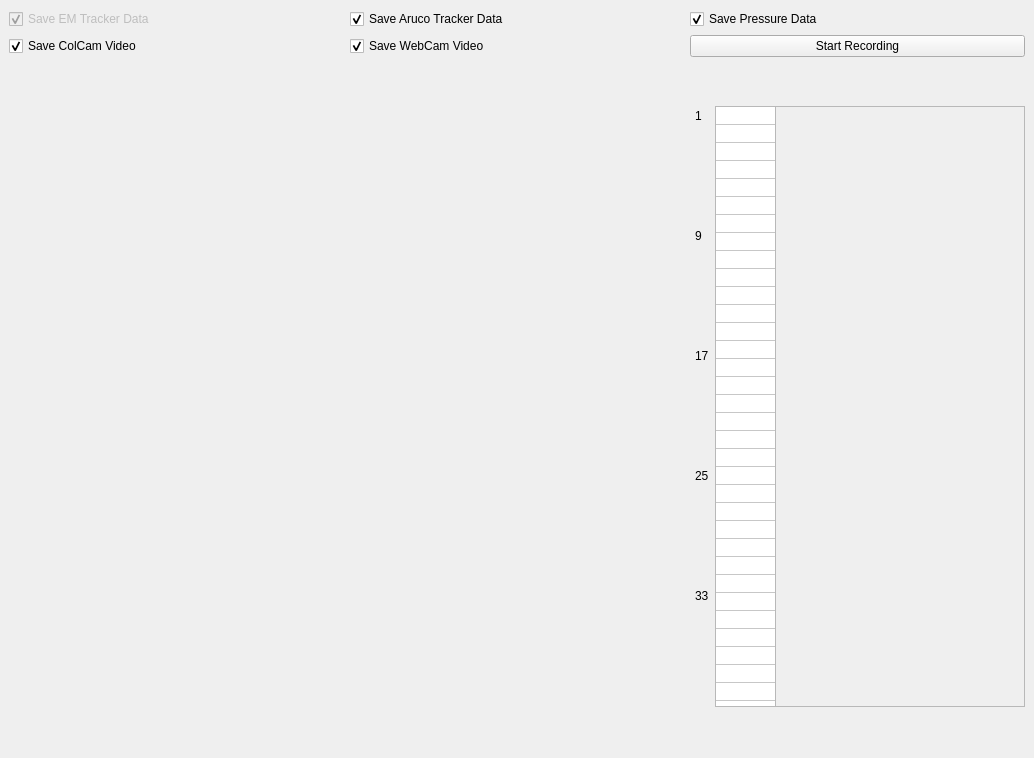
<?xml version="1.0" encoding="UTF-8"?>
<ui version="4.0">
 <class>MainWindow</class>
 <widget class="QMainWindow" name="MainWindow">
  <property name="geometry">
   <rect>
    <x>0</x>
    <y>0</y>
    <width>1034</width>
    <height>758</height>
   </rect>
  </property>
  <property name="sizePolicy">
   <sizepolicy hsizetype="Preferred" vsizetype="Preferred">
    <horstretch>0</horstretch>
    <verstretch>0</verstretch>
   </sizepolicy>
  </property>
  <property name="minimumSize">
   <size>
    <width>800</width>
    <height>700</height>
   </size>
  </property>
  <property name="maximumSize">
   <size>
    <width>25000</width>
    <height>25000</height>
   </size>
  </property>
  <property name="windowTitle">
   <string>Colonoscopy Trainer - CSTAR</string>
  </property>
  <widget class="QWidget" name="centralwidget">
   <property name="enabled">
    <bool>true</bool>
   </property>
   <property name="sizePolicy">
    <sizepolicy hsizetype="Expanding" vsizetype="Expanding">
     <horstretch>0</horstretch>
     <verstretch>0</verstretch>
    </sizepolicy>
   </property>
   <property name="minimumSize">
    <size>
     <width>800</width>
     <height>600</height>
    </size>
   </property>
   <layout class="QVBoxLayout" name="verticalLayout_2" stretch="0,1">
    <item>
     <layout class="QGridLayout" name="gridLayout">
      <item row="1" column="1">
       <widget class="QCheckBox" name="webCamCheckBox">
        <property name="sizePolicy">
         <sizepolicy hsizetype="Expanding" vsizetype="Fixed">
          <horstretch>0</horstretch>
          <verstretch>0</verstretch>
         </sizepolicy>
        </property>
        <property name="text">
         <string>Save WebCam Video</string>
        </property>
        <property name="checked">
         <bool>true</bool>
        </property>
       </widget>
      </item>
      <item row="1" column="2">
       <widget class="QPushButton" name="recordButton">
        <property name="sizePolicy">
         <sizepolicy hsizetype="MinimumExpanding" vsizetype="Fixed">
          <horstretch>0</horstretch>
          <verstretch>1</verstretch>
         </sizepolicy>
        </property>
        <property name="text">
         <string>Start Recording</string>
        </property>
       </widget>
      </item>
      <item row="0" column="2">
       <widget class="QCheckBox" name="pressureCheckBox">
        <property name="sizePolicy">
         <sizepolicy hsizetype="Expanding" vsizetype="Fixed">
          <horstretch>0</horstretch>
          <verstretch>0</verstretch>
         </sizepolicy>
        </property>
        <property name="text">
         <string>Save Pressure Data</string>
        </property>
        <property name="checked">
         <bool>true</bool>
        </property>
       </widget>
      </item>
      <item row="1" column="0">
       <widget class="QCheckBox" name="colCamCheckBox">
        <property name="sizePolicy">
         <sizepolicy hsizetype="Expanding" vsizetype="Fixed">
          <horstretch>0</horstretch>
          <verstretch>0</verstretch>
         </sizepolicy>
        </property>
        <property name="text">
         <string>Save ColCam Video</string>
        </property>
        <property name="checked">
         <bool>true</bool>
        </property>
       </widget>
      </item>
      <item row="0" column="1">
       <widget class="QCheckBox" name="arucoCheckBox">
        <property name="sizePolicy">
         <sizepolicy hsizetype="Expanding" vsizetype="Fixed">
          <horstretch>0</horstretch>
          <verstretch>0</verstretch>
         </sizepolicy>
        </property>
        <property name="text">
         <string>Save Aruco Tracker Data</string>
        </property>
        <property name="checked">
         <bool>true</bool>
        </property>
       </widget>
      </item>
      <item row="0" column="0">
       <widget class="QCheckBox" name="emCheckBox">
        <property name="enabled">
         <bool>false</bool>
        </property>
        <property name="sizePolicy">
         <sizepolicy hsizetype="Expanding" vsizetype="Fixed">
          <horstretch>0</horstretch>
          <verstretch>0</verstretch>
         </sizepolicy>
        </property>
        <property name="text">
         <string>Save EM Tracker Data</string>
        </property>
        <property name="checked">
         <bool>true</bool>
        </property>
       </widget>
      </item>
     </layout>
    </item>
    <item>
     <layout class="QHBoxLayout" name="horizontalLayout1">
      <property name="spacing">
       <number>0</number>
      </property>
      <item>
       <layout class="QVBoxLayout" name="verticalLayout">
        <property name="spacing">
         <number>10</number>
        </property>
        <item>
         <layout class="QHBoxLayout" name="horizontalLayout2">
          <property name="spacing">
           <number>10</number>
          </property>
          <item>
           <widget class="QCustomPlot" name="customPlot" native="true">
            <property name="sizePolicy">
             <sizepolicy hsizetype="Expanding" vsizetype="Expanding">
              <horstretch>0</horstretch>
              <verstretch>0</verstretch>
             </sizepolicy>
            </property>
            <property name="maximumSize">
             <size>
              <width>600</width>
              <height>800</height>
             </size>
            </property>
           </widget>
          </item>
          <item>
           <widget class="QLabel" name="webCamWidget">
            <property name="sizePolicy">
             <sizepolicy hsizetype="Expanding" vsizetype="Expanding">
              <horstretch>0</horstretch>
              <verstretch>0</verstretch>
             </sizepolicy>
            </property>
            <property name="minimumSize">
             <size>
              <width>0</width>
              <height>0</height>
             </size>
            </property>
            <property name="maximumSize">
             <size>
              <width>16777215</width>
              <height>16777215</height>
             </size>
            </property>
            <property name="text">
             <string/>
            </property>
           </widget>
          </item>
         </layout>
        </item>
        <item>
         <widget class="QLabel" name="colCamWidget">
          <property name="sizePolicy">
           <sizepolicy hsizetype="Expanding" vsizetype="Expanding">
            <horstretch>0</horstretch>
            <verstretch>0</verstretch>
           </sizepolicy>
          </property>
          <property name="text">
           <string/>
          </property>
         </widget>
        </item>
       </layout>
      </item>
      <item>
       <widget class="QWidget" name="widget" native="true">
        <property name="sizePolicy">
         <sizepolicy hsizetype="Fixed" vsizetype="Fixed">
          <horstretch>0</horstretch>
          <verstretch>0</verstretch>
         </sizepolicy>
        </property>
        <property name="minimumSize">
         <size>
          <width>340</width>
          <height>620</height>
         </size>
        </property>
        <property name="maximumSize">
         <size>
          <width>340</width>
          <height>620</height>
         </size>
        </property>
        <widget class="QFrame" name="framePressure">
         <property name="geometry">
          <rect>
           <x>90</x>
           <y>10</y>
           <width>250</width>
           <height>601</height>
          </rect>
         </property>
         <property name="sizePolicy">
          <sizepolicy hsizetype="Preferred" vsizetype="Preferred">
           <horstretch>0</horstretch>
           <verstretch>0</verstretch>
          </sizepolicy>
         </property>
         <property name="frameShape">
          <enum>QFrame::StyledPanel</enum>
         </property>
         <property name="frameShadow">
          <enum>QFrame::Sunken</enum>
         </property>
        </widget>
        <widget class="QTableWidget" name="tableRaw">
         <property name="enabled">
          <bool>true</bool>
         </property>
         <property name="geometry">
          <rect>
           <x>30</x>
           <y>10</y>
           <width>61</width>
           <height>601</height>
          </rect>
         </property>
         <property name="font">
          <font>
           <weight>50</weight>
           <bold>false</bold>
          </font>
         </property>
         <property name="verticalScrollBarPolicy">
          <enum>Qt::ScrollBarAlwaysOff</enum>
         </property>
         <property name="horizontalScrollBarPolicy">
          <enum>Qt::ScrollBarAlwaysOff</enum>
         </property>
         <property name="autoScroll">
          <bool>false</bool>
         </property>
         <property name="tabKeyNavigation">
          <bool>false</bool>
         </property>
         <property name="showDropIndicator" stdset="0">
          <bool>false</bool>
         </property>
         <property name="dragDropOverwriteMode">
          <bool>false</bool>
         </property>
         <property name="wordWrap">
          <bool>false</bool>
         </property>
         <property name="cornerButtonEnabled">
          <bool>false</bool>
         </property>
         <property name="rowCount">
          <number>40</number>
         </property>
         <property name="columnCount">
          <number>1</number>
         </property>
         <attribute name="horizontalHeaderVisible">
          <bool>false</bool>
         </attribute>
         <attribute name="horizontalHeaderMinimumSectionSize">
          <number>60</number>
         </attribute>
         <attribute name="horizontalHeaderDefaultSectionSize">
          <number>60</number>
         </attribute>
         <attribute name="verticalHeaderVisible">
          <bool>false</bool>
         </attribute>
         <attribute name="verticalHeaderMinimumSectionSize">
          <number>15</number>
         </attribute>
         <attribute name="verticalHeaderDefaultSectionSize">
          <number>15</number>
         </attribute>
         <row/>
         <row/>
         <row/>
         <row/>
         <row/>
         <row/>
         <row/>
         <row/>
         <row/>
         <row/>
         <row/>
         <row/>
         <row/>
         <row/>
         <row/>
         <row/>
         <row/>
         <row/>
         <row/>
         <row/>
         <row/>
         <row/>
         <row/>
         <row/>
         <row/>
         <row/>
         <row/>
         <row/>
         <row/>
         <row/>
         <row/>
         <row/>
         <row/>
         <row/>
         <row/>
         <row/>
         <row/>
         <row/>
         <row/>
         <row/>
         <column/>
        </widget>
        <widget class="QLabel" name="el1">
         <property name="geometry">
          <rect>
           <x>10</x>
           <y>10</y>
           <width>16</width>
           <height>20</height>
          </rect>
         </property>
         <property name="text">
          <string>1</string>
         </property>
        </widget>
        <widget class="QLabel" name="el9">
         <property name="geometry">
          <rect>
           <x>10</x>
           <y>130</y>
           <width>16</width>
           <height>20</height>
          </rect>
         </property>
         <property name="text">
          <string>9</string>
         </property>
        </widget>
        <widget class="QLabel" name="el17">
         <property name="geometry">
          <rect>
           <x>10</x>
           <y>250</y>
           <width>16</width>
           <height>20</height>
          </rect>
         </property>
         <property name="text">
          <string>17</string>
         </property>
        </widget>
        <widget class="QLabel" name="el33">
         <property name="geometry">
          <rect>
           <x>10</x>
           <y>490</y>
           <width>16</width>
           <height>20</height>
          </rect>
         </property>
         <property name="text">
          <string>33</string>
         </property>
        </widget>
        <widget class="QLabel" name="el25">
         <property name="geometry">
          <rect>
           <x>10</x>
           <y>370</y>
           <width>16</width>
           <height>20</height>
          </rect>
         </property>
         <property name="text">
          <string>25</string>
         </property>
        </widget>
       </widget>
      </item>
     </layout>
    </item>
   </layout>
  </widget>
 </widget>
 <customwidgets>
  <customwidget>
   <class>QCustomPlot</class>
   <extends>QWidget</extends>
   <header>qcustomplot.h</header>
   <container>1</container>
  </customwidget>
 </customwidgets>
 <resources/>
 <connections/>
</ui>
